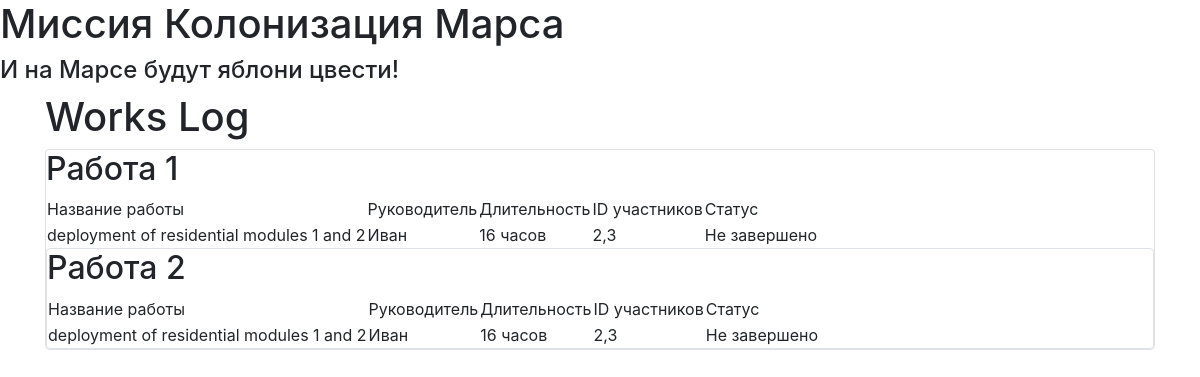
The page / on the database its author committed.
### data/jobs.py (models this page shows)
class Jobs(SqlAlchemyBase):
    __tablename__ = 'jobs'
    id = sqlalchemy.Column(sqlalchemy.Integer, primary_key=True, autoincrement=True)
    team_leader_id = sqlalchemy.Column(sqlalchemy.Integer,
                                       sqlalchemy.ForeignKey("users.id"))
    team_leader = orm.relation('User')
    job = sqlalchemy.Column(sqlalchemy.String)
    work_size = sqlalchemy.Column(sqlalchemy.Integer)
    collaborators = sqlalchemy.Column(sqlalchemy.String)
    start_date = sqlalchemy.Column(sqlalchemy.DateTime)
    end_date = sqlalchemy.Column(sqlalchemy.DateTime)
    is_finished = sqlalchemy.Column(sqlalchemy.Boolean)

### data/users.py (models this page shows)
class User(SqlAlchemyBase):
    __tablename__ = 'users'
    id = sqlalchemy.Column(sqlalchemy.Integer, primary_key=True, autoincrement=True)
    surname = sqlalchemy.Column(sqlalchemy.String)
    name = sqlalchemy.Column(sqlalchemy.String)
    age = sqlalchemy.Column(sqlalchemy.Integer)
    position = sqlalchemy.Column(sqlalchemy.String)
    speciality = sqlalchemy.Column(sqlalchemy.String)
    address = sqlalchemy.Column(sqlalchemy.String)
    email = sqlalchemy.Column(sqlalchemy.String, unique=True)
    hashed_password = sqlalchemy.Column(sqlalchemy.String)
    modified_date = sqlalchemy.Column(sqlalchemy.DateTime)

### server.py (the view)
@app.route("/")
def work():
    db_sess = db_session.create_session()
    jobs = db_sess.query(Jobs)
    return render_template("works_log.html", jobs=jobs)

### data/db_session.py (called while the page is built)
def create_session() -> Session:
    global __factory
    return __factory()

### templates/works_log.html
{% extends "index.html" %}
{% block content %}
<h1>Works Log</h1>
{% for item in jobs%}
    <div class="col-md6 border rounded">
        <h2>Работа {{loop.index}}</h2>
        <table>
            <tr>
                <td>Название работы</td>
                <td>Руководитель</td>
                <td>Длительность</td>
                <td>ID участников</td>
                <td>Статус</td>
            </tr>
            <tr>
                <td>{{item.job}}</td>
                <td>{{item.team_leader.name}}</td>
                <td>{{item.work_size}} часов</td>
                <td>{{item.collaborators}}</td>
                <td>{% if item.is_finished %} Завершено {% else %} Не завершено {% endif %}</td>
            </tr>
        </table
    </div>
{% endfor %}
{% endblock %}

### templates/index.html (shortened to what this page needs)
<!DOCTYPE html>
<html lang="en">
<head>
    <link rel="stylesheet"
          href="https://stackpath.bootstrapcdn.com/bootstrap/4.4.1/css/bootstrap.min.css"
>
</head>
<body>
    <h1>Миссия Колонизация Марса</h1>
    <h4>И на Марсе будут яблони цвести!</h4>
    <main role="main" class="container">
        {% block content %}{% endblock %}
    </main>
</body>
</html>

### rows shown on the page
Jobs: job "deployment of residential modules 1 and 2", team_leader.name "Иван", work_size "16", collaborators "2,3", is_finished "Не завершено"
Jobs: job "deployment of residential modules 1 and 2", team_leader.name "Иван", work_size "16", collaborators "2,3", is_finished "Не завершено"
